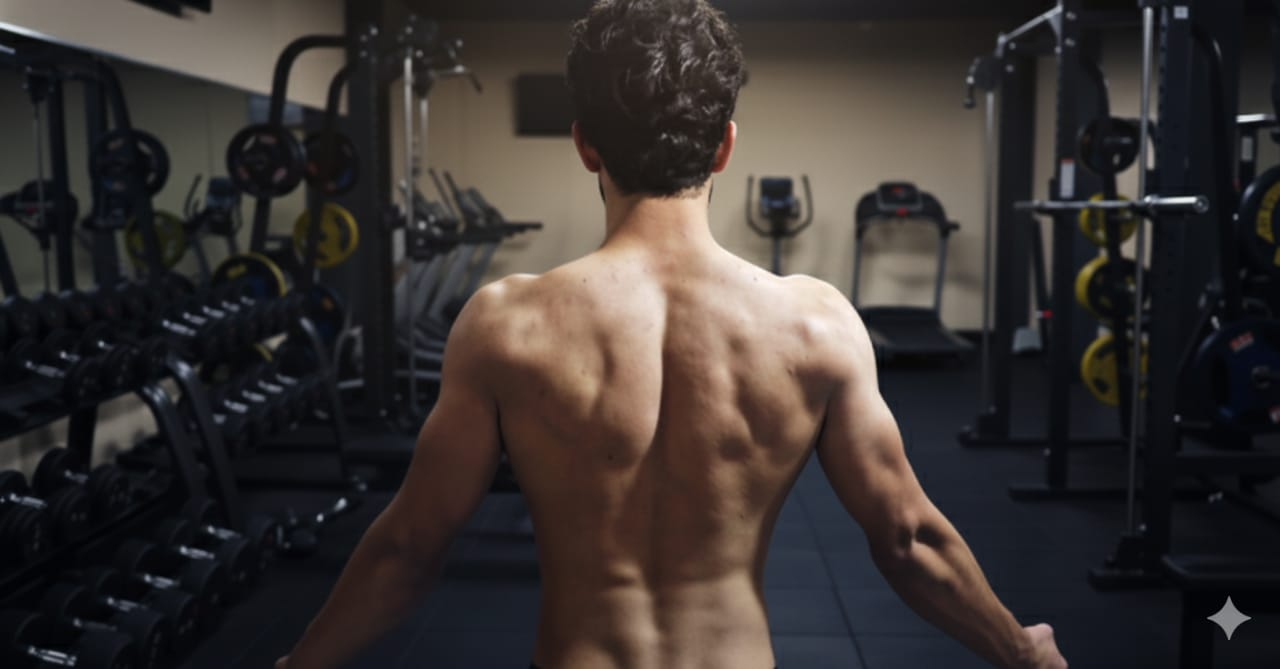
#> input picture Labs/Lab_6/Back.jpg, 1280 x 669 px
$ python contrast_brightness.py
#> lines starting #> are read from the running program, lines starting #| are printed output that depends on the picture
import numpy as np
from PIL import Image
import matplotlib.pyplot as plt

# ---------- Load image ----------
img = Image.open("Back.jpg").convert("RGB")
#> img is the input picture: PIL image 1280x669 RGB; mean R, G, B 57.5, 51.5, 49.4
arr = np.array(img).astype(np.int32)
H, W, C = arr.shape
#> H = 669; W = 1280; C = 3
print("Image shape:", arr.shape)
#| Image shape: (669, 1280, 3)

# ---------- 1. Brightness ----------
bias = 50
bright_manual = np.clip(arr + bias, 0, 255).astype(np.uint8)
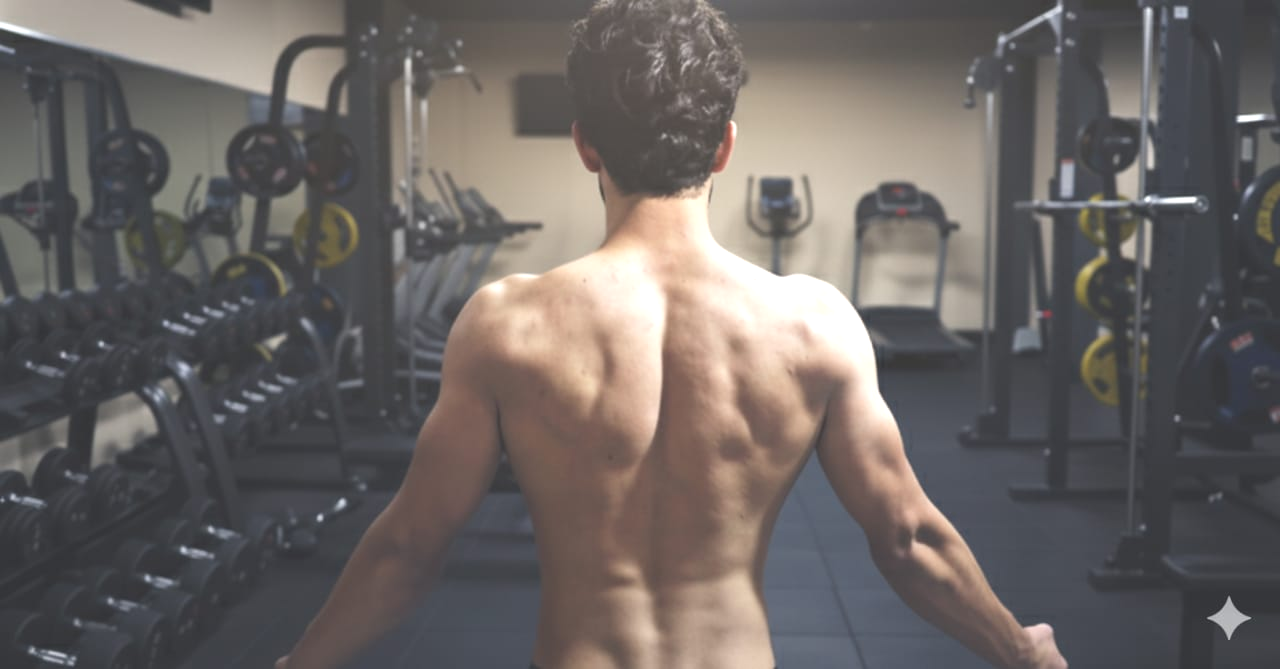
#> bright_manual: shape (669, 1280, 3); mean R, G, B 107, 101.3, 99.3

# ---------- 2. Contrast Stretching ----------
in_min = arr.min()
#> in_min = 0
in_max = arr.max()
#> in_max = 255
print(f"Contrast stretch range: input min={in_min}, max={in_max}")
#| Contrast stretch range: input min=0, max=255

contrast_stretched = (arr - in_min) * 255.0 / (in_max - in_min)
contrast_stretched = np.clip(contrast_stretched, 0, 255).astype(np.uint8)

# ---------- Display ----------
plt.figure(figsize=(14,6))

plt.subplot(1,3,1)
plt.imshow(arr.astype(np.uint8))
plt.title("Original")
plt.axis("off")

plt.subplot(1,3,2)
plt.imshow(bright_manual)
plt.title("Brightened")
plt.axis("off")

plt.subplot(1,3,3)
plt.imshow(contrast_stretched)
plt.title("Contrast Stretched")
plt.axis("off")

plt.tight_layout()
plt.show()
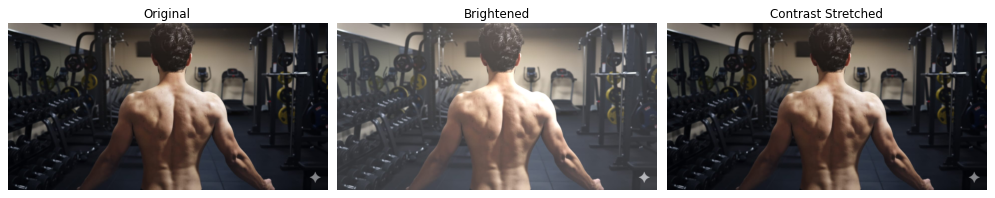
#> figure drawn by matplotlib, 3 panels
